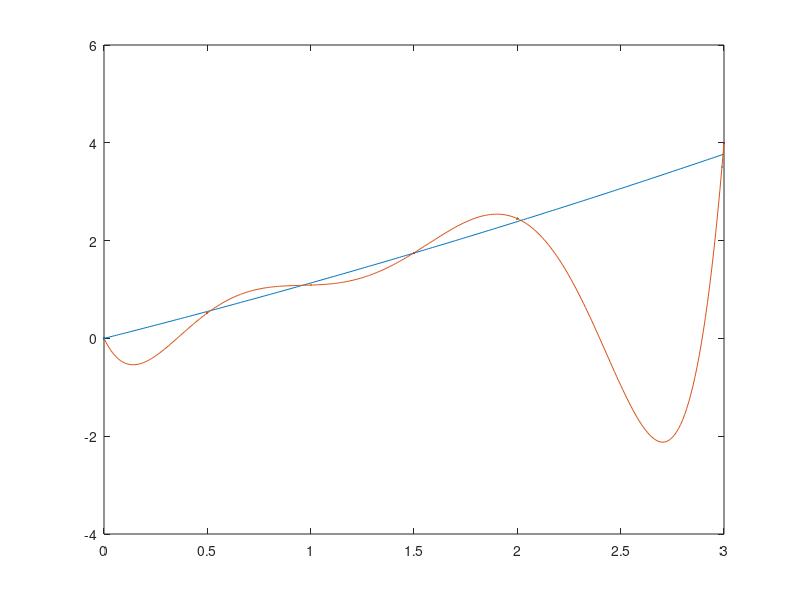

Write the MATLAB code that produced this figure.
function script()
    %Part 2
    plotPart2([0, 0.5, 1, 1.5, 2, 2.99, 3], [0, 0.52, 1.09, 1.75, 2.45, 3.5, 4]);
    
    %Part 3
    %part3fun5LS([150, 200, 300, 500, 1000, 2000], [2, 3, 4, 5, 6, 7]);
    %part3fun6LS([150, 200, 300, 500, 1000, 2000], [2, 3, 4, 5, 6, 7]);
    %part3fun6GN([150, 200, 300, 500, 1000, 2000], [2, 3, 4, 5, 6, 7]);
    
    %Part 4
    %plotPart4()
end

%Part 2:
function [a,b] = leastSquared(xList, yList)
    leastSquaredMat = [xList, xList.^2];
    koeff = leastSquaredMat\yList;
    a = koeff(1,1);
    b = koeff(2,1);
end

function plotPart2(xList, yList)
    [a,b] = leastSquared(xList', yList')

    plot(xList(1),yList(1),".");
    hold on
    
    plot(xList(2),yList(2),".");
    hold on
    
    plot(xList(3),yList(3),".");
    hold on
    
    plot(xList(4),yList(4),".");
    hold on
    
    plot(xList(5),yList(5),".");
    hold on
    
    plot(xList(6),yList(6),".");
    hold on
    
    plot(xList(7),yList(7),".");
    hold on
    
    x = 0:0.01:3;
    y1 = a*x+b*x.^2;
    plot(x, y1);
    
    hold on
    
    p = polyfit(xList, yList, length(xList)-1);
    yVal = polyval(p, x);
    
    plot(x, yVal);
    
    hold off
    
    lsFun = @(x) a*x+b*x.^2;
    
    calcDif(xList, yList, lsFun, p)
    
end

function calcDif(xList, yList, lsFun, poly)
    lsVal = lsFun(xList);
    polyVal = polyval(poly, xList);
    
    lsDif = mean(abs(lsVal - yList))
    polyDif = mean(abs(polyVal - yList))
end

%Part 3:
function part3fun5LS(alpha, u)
    aFunc = @(x, y) x./y - x./8; 
    
    sysR = aFunc(alpha, u)';
    
    sysL = ones(6, 1);
    
    a = sysL \ sysR
    
    UFunc = @(x) 1./(1./8 + a./x);
    
    graphRangeX = 0:1:3000;
    
    graphRangeY = UFunc(graphRangeX);
    
    plot(graphRangeX, graphRangeY);
    
end

function [a,b] = part3LeastSquared(alpha, u)
    LSLeft = [
        1 log(alpha(1)); 
        1 log(alpha(2)); 
        1 log(alpha(3)); 
        1 log(alpha(4));
        1 log(alpha(5)); 
        1 log(alpha(6))
        ];
    LSRight = [log(8-u(1)); log(8-u(2)); log(8-u(3)); log(8-u(4)); log(8-u(5)); log(8-u(6))];
    
    koeff = LSLeft\LSRight;
    
    a = exp(koeff(1));
    b = koeff(2);
end

function part3fun6LS(alpha, u)
    [a,b] = part3LeastSquared(alpha, u)
   
    UFunc = @(x) 8 - a.*x.^b;
    
    graphRangeX = 0:1:3000;
    
    graphRangeY = UFunc(graphRangeX);
    
    plot(alpha, u, ".");
    hold on
    
    xlim([0, 3000]);
    ylim([0, 9]);
    
    plot(graphRangeX, graphRangeY);
end

function part3fun6GN(alpha, u)
    koeff = [100, -0.5]; %Guess of koef
    f = []; %Empty f-vector
    j = []; %Empty jacobi-matrix
    h = []; %Empty corr-term
    
    for i = 1:10 %GN-iterations
        for k = 1:length(alpha)
            f(k, 1) = 8 - u(k) - koeff(1,1)*(alpha(k)^koeff(1,2)); %Set curr funcVal
            %Set jacobi-matrix for curr a and koeff
            j(k, 1) = -alpha(k)^koeff(1,2); 
            j(k, 2) = -koeff(1,1)*alpha(k)^koeff(1,2)*log(alpha(k));
        end    

        h = j\f; 
        koeff = koeff - h'; %set new val of koeff
    end
    
    uFuncGN = @(x) 8 - koeff(1,1).*x.^koeff(1,2);
    
    graphRangeX = 0:1:3000;
    
    graphRangeY = uFuncGN(graphRangeX);
    
    plot(alpha, u, ".");
    hold on
    
    xlim([0, 3000]);
    ylim([0, 9]);
    
    plot(graphRangeX, graphRangeY);
    
end

%Part 4
function plotPart4()
    N = 250; %Nbr of steps
    x0 = 1; %Begynnelsevärde
    t = 1/N; %Step-length
    tMax = 1;
    T = 0:t:tMax-t;
    tol = 0.0001; %tolerans for diff between iterations to stop
    consumption = zeros(1, numel(T));
    [capital,consumption]=Lagrange(N, t, x0, tol,consumption);
    
    plot(T,capital)
    hold on
    plot(T(1:end-1),consumption(1:end-1))
    legend({'Capital','Consumtion'}, 'Location', 'southeast')
    axis([0 1 0 2])
end

function [capital,consumption] = Lagrange(N, t, x0, tol,consumption)
    f = @(x) x; 
    
    %f = @(x) x + (x^2)/10; 
    
    %f = @(x) 1.0709*x + 0.0618*x^2; 
    
    capital = ones(1,N);
    k_upd = zeros(1,N);
    lambda = zeros(1,N);

    k_upd(1) = x0; %startVal = 1
    diff = 1; %val >tol io whileslingan not to be past

    while norm(diff) > tol

        lambda(end) = 1/sqrt(capital(end)); %N:th X acc to assignment 
        for n = N-1:-1:1 %step backwards and give lagrangemultiple
            lambda(n) = lambda(n+1) + f(capital(n)) * t * lambda(n+1);
        end

        for n = 1:N-1
            k_upd(n+1) = capital(n) + t * (f(capital(n)) - 1/((lambda(n+1))^(3/5)));
        end

        diff = k_upd - capital;%diff to compare stopp-condition  
        capital = k_upd;%update capVector for next iteration
    end
    for i = 1:N-1
        consumption(i) = lambda(i+1)^(-3/5); % ã=(lambda_n+1)^(-3/5)
    end
end